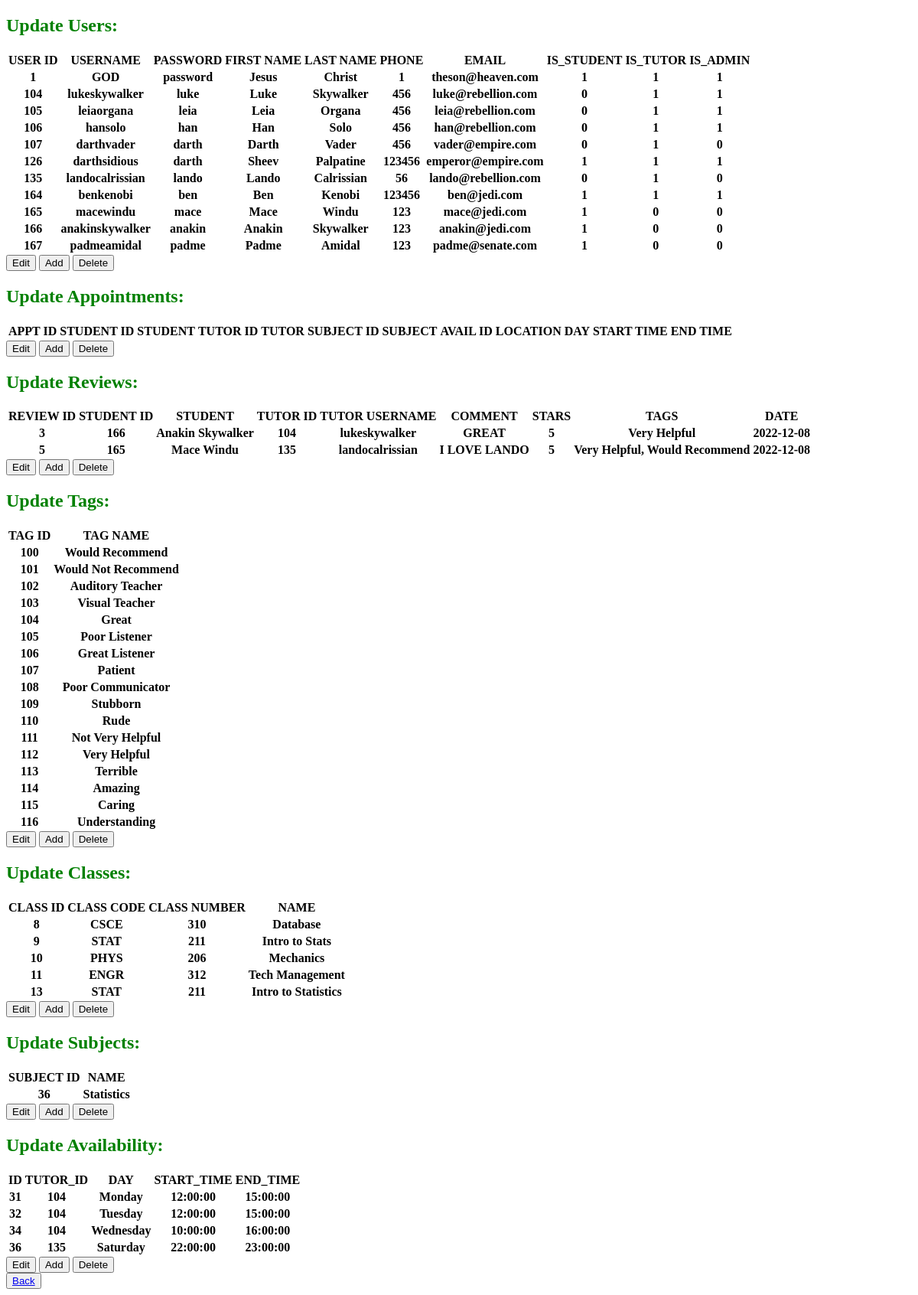
/admin.php?user_id=1, run on an earlier commit of the app's database.
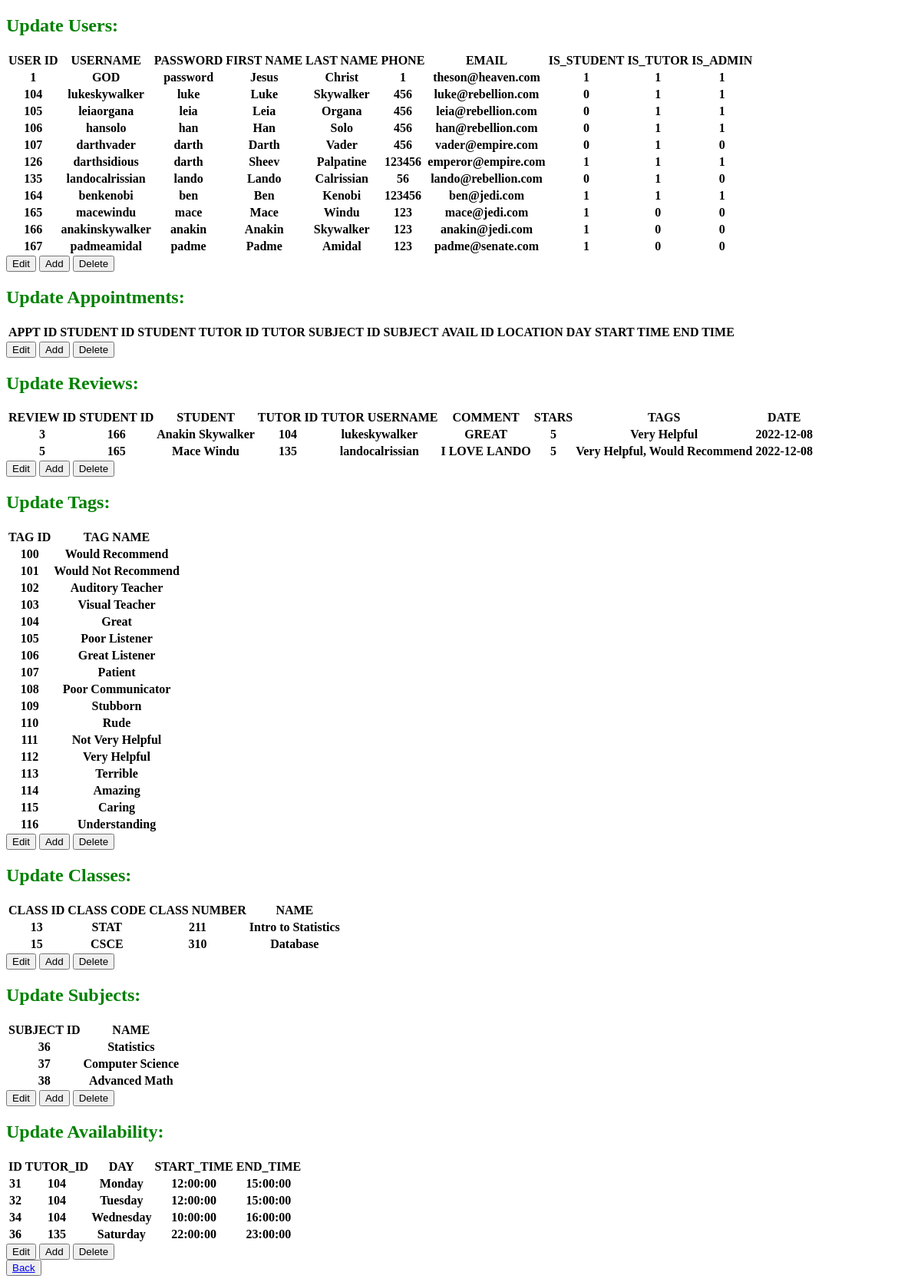
And on a later commit of the database.
### tables this page shows
CREATE TABLE `user` (
  `USER_ID` int(50) NOT NULL,
  `USERNAME` varchar(50) NOT NULL,
  `PASSWORD` varchar(50) NOT NULL,
  `F_NAME` varchar(50) NOT NULL,
  `L_NAME` varchar(50) NOT NULL,
  `PHONE` varchar(50) NOT NULL,
  `EMAIL` varchar(50) NOT NULL,
  `IS_STUDENT` tinyint(1) NOT NULL,
  `IS_TUTOR` tinyint(1) NOT NULL,
  `IS_ADMIN` tinyint(1) NOT NULL
);

CREATE TABLE `review` (
  `REVIEW_ID` int(50) NOT NULL,
  `COMMENT` varchar(100) NOT NULL,
  `STARS` int(1) NOT NULL,
  `TUTOR_ID` int(50) NOT NULL,
  `STUDENT_ID` int(50) NOT NULL,
  `DATE` date NOT NULL
);

CREATE TABLE `tag` (
  `TAG_ID` int(50) NOT NULL,
  `NAME` varchar(50) NOT NULL
);

CREATE TABLE `class` (
  `CLASS_ID` int(11) NOT NULL,
  `CLASS_CODE` varchar(50) NOT NULL,
  `CLASS_NUMBER` int(50) NOT NULL,
  `NAME` varchar(50) NOT NULL
);

CREATE TABLE `subject` (
  `SUBJECT_ID` int(11) NOT NULL,
  `NAME` varchar(50) NOT NULL
);

CREATE TABLE `availability` (
  `AVAILABILITY_ID` int(11) NOT NULL,
  `DAY` varchar(15) DEFAULT NULL,
  `TUTOR_ID` int(11) DEFAULT NULL,
  `START_TIME` time DEFAULT NULL,
  `END_TIME` time DEFAULT NULL
);

### admin.php (the view, shortened to what the changed rows need)
<?php
  $db_host = 'localhost';
  $db_user = 'root';
  $db_password = 'root';
  $db_db = 'tutor_app';
  $mysqli = new mysqli(
    $db_host,
    $db_user,
    $db_password,
    $db_db
  );
  $users_detailed = "SELECT * FROM `user`";
  $users_detailed_list = $mysqli->query($users_detailed);
  $reviews_detailed = "SELECT `all_reviews`.*, CONCAT(F_NAME, ' ', L_NAME) AS STUDENT FROM `all_reviews` INNER JOIN `user` on STUDENT_ID = `user`.USER_ID";
  $reviews_detailed_list = $mysqli->query($reviews_detailed);
  $all_subjects2 = $mysqli->query("SELECT * FROM subject");
  $all_tags = $mysqli->query("SELECT * FROM tag");
  $all_classes = $mysqli->query("SELECT * FROM class");
  $availability_query = "SELECT *\n"
  . "FROM availability\n";
  $availability = $mysqli->query($availability_query);
?>
<!DOCTYPE html>
<head>
</head>
<html>
    <body>
    <h2>Update Users: </h2>
        <p>
            <?php
            echo "<table>";
            echo "<tr>";
            echo "<th>USER ID</th>";
            echo "<th>USERNAME</th>";
            echo "<th>PASSWORD</th>";
            echo "<th>FIRST NAME</th>";
            echo "<th>LAST NAME</th>";
            echo "<th>PHONE</th>";
            echo "<th>EMAIL</th>";
            echo "<th>IS_STUDENT</th>";
            echo "<th>IS_TUTOR</th>";
            echo "<th>IS_ADMIN</th>";
            while($row = mysqli_fetch_array($users_detailed_list))
            {
                echo "<tr>";
                echo "<th>" . $row["USER_ID"] . "</th>";
                echo "<th>" . $row["USERNAME"] . "</th>";
                echo "<th>" . $row["PASSWORD"] . "</th>";
                echo "<th>" . $row["F_NAME"] . "</th>";
                echo "<th>" . $row["L_NAME"] . "</th>";
                echo "<th>" . $row["PHONE"] . "</th>";
                echo "<th>" . $row["EMAIL"] . "</th>";
                echo "<th>" . $row["IS_STUDENT"] . "</th>";
                echo "<th>" . $row["IS_TUTOR"] . "</th>";
                echo "<th>" . $row["IS_ADMIN"] . "</th>";
                echo "</tr>";
            }
            echo "</table>";
        ?>
    <h2>Update Appointments: </h2>
        <p>
            <?php
            echo "<table>";
            echo "<tr>";
            echo "<th>APPT ID</th>";
            echo "<th>STUDENT ID</th>";
            echo "<th>STUDENT</th>";
            echo "<th>TUTOR ID</th>";
            echo "<th>TUTOR</th>";
            echo "<th>SUBJECT ID</th>";
            echo "<th>SUBJECT</th>";
            echo "<th>AVAIL ID</th>";
            echo "<th>LOCATION</th>";
            echo "<th>DAY</th>";
            echo "<th>START TIME</th>";
            echo "<th>END TIME</th>";
            echo "</table>";
        ?>
    <h2>Update Reviews: </h2>
        <p>
        <?php
            echo "<table>";
            echo "<tr>";
            echo "<th>REVIEW ID</th>";
            echo "<th>STUDENT ID</th>";
            echo "<th>STUDENT</th>";
            echo "<th>TUTOR ID</th>";
            echo "<th>TUTOR USERNAME</th>";
            echo "<th>COMMENT</th>";
            echo "<th>STARS</th>";
            echo "<th>TAGS</th>";
            echo "<th>DATE</th>";
            while($row = mysqli_fetch_array($reviews_detailed_list))
            {
                echo "<tr>";
                echo "<th>" . $row["REVIEW_ID"] . "</th>";
                echo "<th>" . $row["STUDENT_ID"] . "</th>";
                echo "<th>" . $row["STUDENT"] . "</th>";
                echo "<th>" . $row["TUTOR_ID"] . "</th>";
                echo "<th>" . $row["TUTOR"] . "</th>";
                echo "<th>" . $row["COMMENT"] . "</th>";
                echo "<th>" . $row["STARS"] . "</th>";
                echo "<th>" . $row["TAGS"] . "</th>";
                echo "<th>" . $row["DATE"] . "</th>";
                echo "</tr>";
            }
            echo "</table>";
        ?>
        <h2>Update Tags: </h2>
        <p>
            <?php
            echo "<table>";
            echo "<tr>";
            echo "<th>TAG ID</th>";
            echo "<th>TAG NAME</th>";
            while($row = mysqli_fetch_array($all_tags))
            {
                echo "<tr>";
                echo "<th>" . $row["TAG_ID"] . "</th>";
                echo "<th>" . $row["NAME"] . "</th>";
                echo "</tr>";
            }
            echo "</table>";
        ?>
        <h2>Update Classes: </h2>
        <p>
        <?php
            echo "<table>";
            echo "<tr>";
            echo "<th>CLASS ID</th>";
            echo "<th>CLASS CODE</th>";
            echo "<th>CLASS NUMBER</th>";
            echo "<th>NAME</th>";
            while($row = mysqli_fetch_array($all_classes))
            {
                echo "<tr>";
                echo "<th>" . $row["CLASS_ID"] . "</th>";
                echo "<th>" . $row["CLASS_CODE"] . "</th>";
                echo "<th>" . $row["CLASS_NUMBER"] . "</th>";
                echo "<th>" . $row["NAME"] . "</th>";
                echo "</tr>";
            }
            echo "</table>";
        ?>
        <h2>Update Subjects: </h2>
        <p>
        <?php
            echo "<table>";
            echo "<tr>";
            echo "<th>SUBJECT ID</th>";
            echo "<th>NAME</th>";
            echo "</tr>";
            while($row = mysqli_fetch_array($all_subjects2))
            {
                echo "<tr>";
                echo "<th>" . $row["SUBJECT_ID"] . "</th>";
                echo "<th>" . $row["NAME"] . "</th>";
                echo "</tr>";
            }
            echo "</table>";
        ?>
        <h2>Update Availability: </h2>
        <p>
        <?php
            echo "<table>";
            echo "<tr>";
            echo "<th>ID</th>";
            echo "<th>TUTOR_ID</th>";
            echo "<th>DAY</th>";
            echo "<th>START_TIME</th>";
            echo "<th>END_TIME</th>";
            echo "</tr>";
            while($row = mysqli_fetch_array($availability))
            {
                echo "<tr>";
                echo "<th>" . $row["AVAILABILITY_ID"] . "</th>";
                echo "<th>" . $row["TUTOR_ID"] . "</th>";
                echo "<th>" . $row["DAY"] . "</th>";
                echo "<th>" . $row["START_TIME"] . "</th>";
                echo "<th>" . $row["END_TIME"] . "</th>";
                echo "</tr>";
            }
            echo "</table>";
        ?>
    </body>
</html>

What changed in the data, as far as the page shows it:
removed class: CLASS_ID "8", CLASS_CODE "CSCE", CLASS_NUMBER "310", NAME "Database"
removed class: CLASS_ID "9", CLASS_CODE "STAT", CLASS_NUMBER "211", NAME "Intro to Stats"
removed class: CLASS_ID "10", CLASS_CODE "PHYS", CLASS_NUMBER "206", NAME "Mechanics"
removed class: CLASS_ID "11", CLASS_CODE "ENGR", CLASS_NUMBER "312", NAME "Tech Management"
added class: CLASS_ID "15", CLASS_CODE "CSCE", CLASS_NUMBER "310", NAME "Database"
added subject: SUBJECT_ID "37", NAME "Computer Science"
added subject: SUBJECT_ID "38", NAME "Advanced Math"
